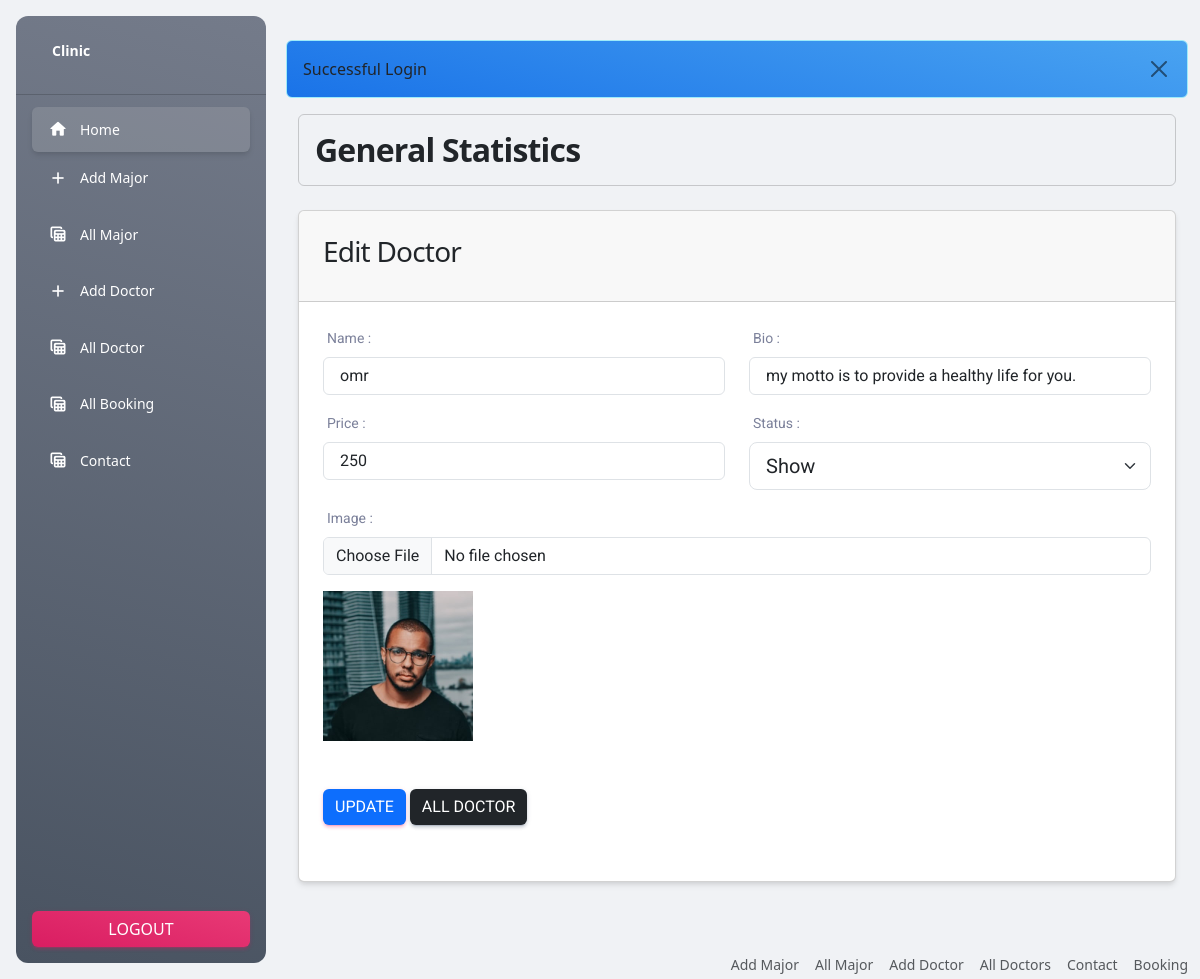
The page /Clinic/Admin/pages/editDoctor.php?doctor_id=3 (signed in) on the database its author committed.
### tables this page shows
CREATE TABLE `doctors` (
  `id` bigint(20) NOT NULL,
  `name` varchar(255) DEFAULT NULL,
  `bio` varchar(75) DEFAULT NULL,
  `price` bigint(20) DEFAULT NULL,
  `image` varchar(255) DEFAULT NULL,
  `status` enum('0','1') DEFAULT NULL,
  `major_id` bigint(20) DEFAULT NULL
);

### Clinic/Classes/DB.php (called while the page is built, shortened)
<?php
class DB
{
    private $conn;
    public function __construct()
    {
        $this->conn = new PDO("mysql:host=localhost;dbname=clinic", "root", "");
    }
    public function getData($table, $col = "*", $condition = true)
    {
        $sql = "SELECT $col FROM `$table` WHERE $condition";
        $result = $this->conn->query($sql);
        return $result->fetchAll(PDO::FETCH_ASSOC);
    }
}

### Clinic/Admin/pages/editDoctor.php (the view, shortened to what this page needs)
<?php
include_once "../inc/header.php";
include_once "../inc/main.php";
include_once "../../Classes/DB.php";
include_once "../../function/helper.php";
$doctor_id = $_GET["doctor_id"];
$sql = new DB();
$doctor = $sql->getData("doctors", "*", "id=$doctor_id");
?>
<div class="container">
    <form action="../Controller/Doctors/updateDoctorController.php" method="POST" enctype="multipart/form-data">
        <div class="row">
            <div class="col-md-12">
                <div class="card">
                    <div class="card-header">
                        <h3>Edit Doctor</h3>
                    </div>
                    <div class="card-body">
                        <div class="row">
                            <div class="col-md-6">
                                <div class="mb-3">
                                    <label for="title" class="form-label">Name : </label>
                                    <input type="text" class="form-control border px-3" id="title"
                                        placeholder="Enter Name" name="name" value="<?= $doctor[0]["name"] ?>">
                                </div>
                            </div>
                            <div class="col-md-6">
                                <div class="mb-3">
                                    <label for="title" class="form-label">Bio : </label>
                                    <input type="text" class="form-control border px-3" id="title"
                                        placeholder="Enter Bio" name="bio" value="<?= $doctor[0]["bio"] ?>">
                                </div>
                            </div>
                            <div class="col-md-6">
                                <div class="mb-3">
                                    <label for="title" class="form-label">Price : </label>
                                    <input type="text" class="form-control border px-3" id="title"
                                        placeholder="Enter Price" name="price" value="<?= $doctor[0]["price"] ?>">
                                </div>
                            </div>
                            <div class="col-md-6">
                                <div class="mb-3">
                                    <label for="status" class="form-label">Status : </label>
                                    <select class="form-select form-select-lg mb-3 border px-3"
                                        aria-label="Large select example" name="status" id="status">
                                        <?php
                                        if ($doctor[0]["status"] == "0") {
                                            ?>
                                        <option value="0" selected>Hidden</option>
                                        <option value="1">Show</option>
                                        <?php } else { ?>
                                        <option value="1" selected>Show</option>
                                        <?php } ?>
                                    </select>
                                </div>
                            </div>
                            <div class="col-md-12">
                                <div class="mb-3">
                                    <div class="mb-3">
                                        <label for="img" class="form-label">Image : </label>
                                        <input class="form-control border" type="file" id="img" name="image">
                                        <img src="../assets/img/doctor/<?= $doctor[0]["image"] ?>" class="my-3"
                                            width="150" alt="">
                                    </div>
                                </div>
                            </div>
                            <div class="col-md-6">
                                <div class="my-3">
                                    <div class="mb-3">
                                        <button type="submit" class="btn btn-primary">Update</button>
                                        <a href="./showDoctor.php" class="btn btn-dark ">All Doctor</a>
                                    </div>
                                </div>
                            </div>
                        </div>
                    </div>
                </div>
            </div>
        </div>
    </form>
</div>
<?php
include_once "../inc/footer.php";
?>

### rows shown on the page
doctors: name "omr", bio "my motto is to provide a healthy life for you.", price "250", status "Show", image (picture)

### other values the page prints
$_SESSION[$key] "Successful Login"
